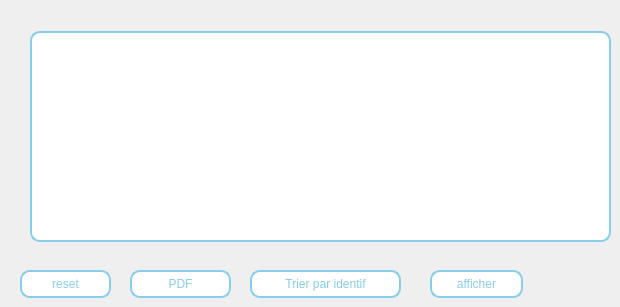
      <widget class="QWidget" name="tab_24">
       <attribute name="title">
        <string>Afficher</string>
       </attribute>
       <widget class="QPushButton" name="tri_2">
        <property name="geometry">
         <rect>
          <x>250</x>
          <y>270</y>
          <width>151</width>
          <height>28</height>
         </rect>
        </property>
        <property name="styleSheet">
         <string notr="true">background:white;
border-radius:10px;
border: 1.5px solid skyblue;
color:skyblue;
font: 63 8pt &quot;Cascadia Code SemiBold&quot;;</string>
        </property>
        <property name="text">
         <string>Trier par identif</string>
        </property>
       </widget>
       <widget class="QPushButton" name="PDF_2">
        <property name="geometry">
         <rect>
          <x>130</x>
          <y>270</y>
          <width>101</width>
          <height>28</height>
         </rect>
        </property>
        <property name="styleSheet">
         <string notr="true">background:white;
border-radius:10px;
border: 1.5px solid skyblue;
color:skyblue;
font: 63 8pt &quot;Cascadia Code SemiBold&quot;;</string>
        </property>
        <property name="text">
         <string>PDF</string>
        </property>
       </widget>
       <widget class="QPushButton" name="reset_2">
        <property name="geometry">
         <rect>
          <x>20</x>
          <y>270</y>
          <width>91</width>
          <height>28</height>
         </rect>
        </property>
        <property name="styleSheet">
         <string notr="true">background:white;
border-radius:10px;
border: 1.5px solid skyblue;
color:skyblue;
font: 63 8pt &quot;Cascadia Code SemiBold&quot;;</string>
        </property>
        <property name="text">
         <string>reset</string>
        </property>
       </widget>
       <widget class="QTableView" name="tableView_7">
        <property name="geometry">
         <rect>
          <x>30</x>
          <y>31</y>
          <width>581</width>
          <height>211</height>
         </rect>
        </property>
        <property name="styleSheet">
         <string notr="true">background:white;
border-radius:10px;

border: 1.5px solid skyblue;

color:black;

font: 63 8pt &quot;Cascadia Code SemiBold&quot;;</string>
        </property>
       </widget>
       <widget class="QPushButton" name="afficher_3">
        <property name="geometry">
         <rect>
          <x>430</x>
          <y>270</y>
          <width>93</width>
          <height>28</height>
         </rect>
        </property>
        <property name="styleSheet">
         <string notr="true">background:white;
border-radius:10px;
border: 1.5px solid skyblue;
color:skyblue;
font: 63 8pt &quot;Cascadia Code SemiBold&quot;;
</string>
        </property>
        <property name="text">
         <string>afficher</string>
        </property>
       </widget>
      </widget>
